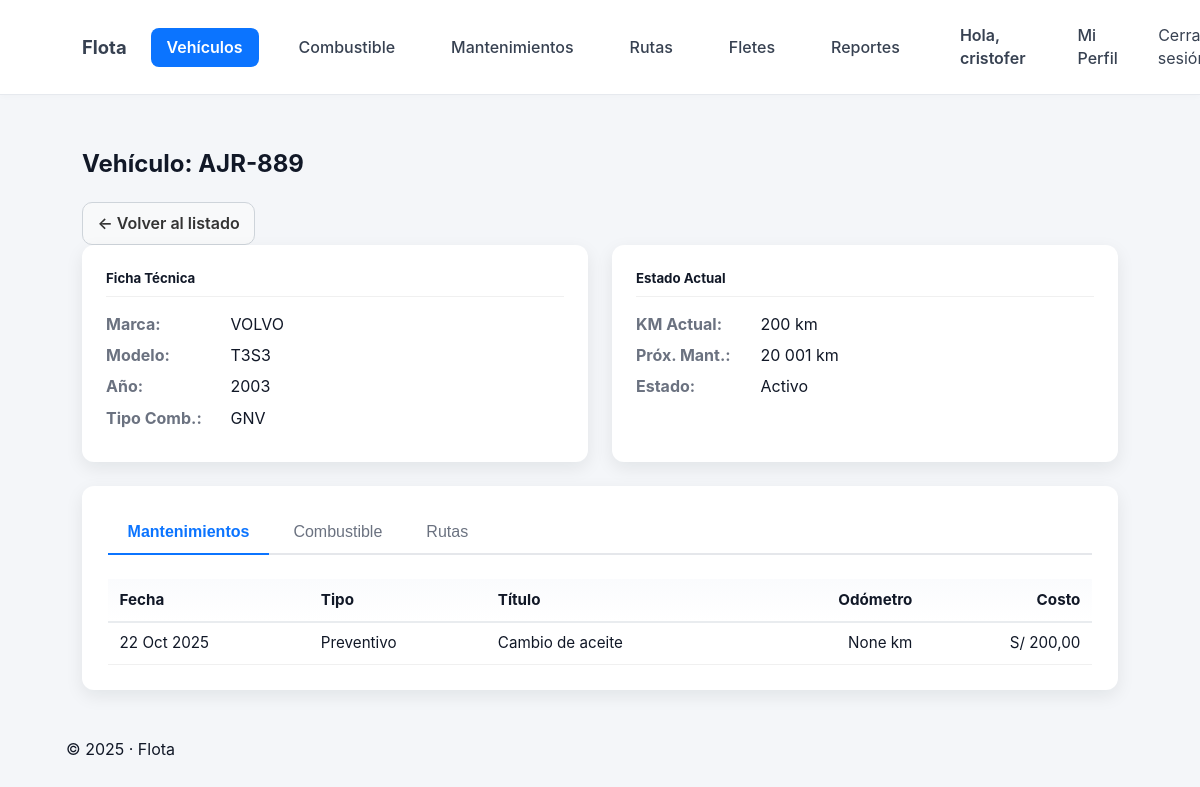
Screenshot of /vehiculos/15/ (signed in) with the database file from the repository.
### vehiculos/models.py (models this page shows, shortened)
class Vehiculo(models.Model):
    placa = models.CharField(max_length=50, unique=True)
    marca = models.CharField(max_length=50, blank=True, default='')
    modelo = models.CharField(max_length=50, blank=True, default='')
    anio = models.IntegerField(null=True, blank=True)
    combustible_tipo = models.CharField(max_length=30, blank=True, default='')
    kilometraje = models.IntegerField(default=0) # Odómetro actual
    activo = models.BooleanField(default=True)
    chofer_asignado = models.ForeignKey(
        'Perfil',
        null=True,
        blank=True,
        on_delete=models.SET_NULL,
        related_name='vehiculos'
    )
    km_para_mantenimiento = models.IntegerField(
        null=True, blank=True,
        default=5000,
        help_text="Intervalo de KM para el próximo mantenimiento (ej: 5000)"
    )
    km_proximo_mantenimiento = models.IntegerField(
        null=True, blank=True,
        default=5000,
        help_text="Odómetro del próximo mantenimiento (ej: 150000)"
    )
    mantenimiento_requerido = models.BooleanField(
        default=False,
        help_text="Marcar si el vehículo ha pasado su KM de mantenimiento"
    )
    class Meta:
        indexes = [
            models.Index(fields=['chofer_asignado']),
        ]

class Mantenimiento(models.Model):
    TIPOS_CHOICES = [
        ('preventivo', 'Preventivo'),
        ('correctivo', 'Correctivo'),
        ('otros', 'Otros'),
    ]
    vehiculo = models.ForeignKey(Vehiculo, on_delete=models.CASCADE, related_name='mantenimientos')
    fecha = models.DateField(default=timezone.now)
    odometro = models.IntegerField(null=True, blank=True, help_text="El kilometraje del vehículo CUANDO se hizo el mantenimiento")
    titulo = models.CharField(max_length=200, default='Mantenimiento')
    tipo = models.CharField(max_length=50, choices=TIPOS_CHOICES, default='preventivo')
    notas = models.TextField(blank=True, default='')
    costo = models.DecimalField(max_digits=10, decimal_places=2, null=True, blank=True, default=0.00)
    realizado_por = models.CharField(max_length=200, blank=True, default='')
    resetea_odometro = models.BooleanField(default=True, help_text="Marcar si este mantenimiento resetea el contador de KM")
    items_usados = models.ManyToManyField(
        Inventario,
        through=DetalleMantenimiento, # Le decimos que use nuestro modelo "intermediario"
        related_name='mantenimientos_asociados'
    )

### vehiculos/views.py (the view)
# urls.py: path('vehiculos/<int:pk>/', views.detalle_vehiculo, name='detalle_vehiculo'),
@login_required
def detalle_vehiculo(request, pk):
    if Vehiculo is None: return HttpResponse("Modelo Vehiculo no definido", status=500)
    user = request.user; perfil = getattr(user, 'perfil', None)
    if user.is_staff:
        vehiculo = get_object_or_404(Vehiculo, pk=pk)
    elif perfil:
        vehiculo = get_object_or_404(Vehiculo, pk=pk, chofer_asignado=perfil)
    else:
        raise Http404
    historial_mantenimientos = vehiculo.mantenimientos.all().order_by('-fecha')
    historial_combustible = vehiculo.cargas.all().select_related('chofer').order_by('-fecha')
    historial_rutas = vehiculo.ruta_set.all().select_related('chofer').order_by('-fecha')
    contexto = {
        'vehiculo': vehiculo, # Usaremos 'vehiculo' en la nueva plantilla
        'historial_mantenimientos': historial_mantenimientos,
        'historial_combustible': historial_combustible,
        'historial_rutas': historial_rutas,
    }
    return render(request, 'vehiculos/detalle_vehiculo.html', contexto)

### vehiculos/templates/vehiculos/detalle_vehiculo.html (shortened to what this page needs)
{% extends 'base.html' %}
{% load humanize %}
{% block content %}
<div class="container mt-4">
  <div class="d-flex justify-content-between align-items-center mb-3">
    <h2>Vehículo: {{ vehiculo.placa }}</h2>
    <a href="{% url 'vehiculos:listar_vehiculos' %}" class="btn btn-secondary">← Volver al listado</a>
  </div>
  <div class="profile-grid">
    <div class="profile-card">
      <h5>Ficha Técnica</h5>
      <p><strong>Marca:</strong> {{ vehiculo.marca }}</p>
      <p><strong>Modelo:</strong> {{ vehiculo.modelo }}</p>
      <p><strong>Año:</strong> {{ vehiculo.anio|default:"-" }}</p>
      <p><strong>Tipo Comb.:</strong> {{ vehiculo.combustible_tipo|default:"-" }}</p>
    </div>
    <div class="profile-card">
      <h5>Estado Actual</h5>
      <p><strong>KM Actual:</strong> {{ vehiculo.kilometraje|intcomma }} km</p>
      <p><strong>Próx. Mant.:</strong> {{ vehiculo.km_proximo_mantenimiento|intcomma }} km</p>
      <p><strong>Estado:</strong>
        {% if vehiculo.mantenimiento_requerido %}
          <span style="color: #9f1239; font-weight: bold;">Mantenimiento Requerido</span>
        {% elif vehiculo.activo %}
          Activo
        {% else %}
          Inactivo
        {% endif %}
      </p>
    </div>
  </div>
  <div class="card shadow-sm">
    <div class="card-body">
      <div class="tabs-nav">
        <button class="tab-link active" data-tab="mantenimiento">Mantenimientos</button>
        <button class="tab-link" data-tab="combustible">Combustible</button>
        <button class="tab-link" data-tab="rutas">Rutas</button>
      </div>
      <div class="tabs-content-container">
        <div id="tab-mantenimiento" class="tab-content active">
          <table class="table table-hover">
            <thead>
              <tr>
                <th>Fecha</th>
                <th>Tipo</th>
                <th>Título</th>
                <th class="th-number">Odómetro</th>
                <th class="th-number">Costo</th>
              </tr>
            </thead>
            <tbody>
              {% for mant in historial_mantenimientos %}
              <tr>
                <td>{{ mant.fecha|date:"d M Y" }}</td>
                <td>{{ mant.get_tipo_display }}</td>
                <td>{{ mant.titulo }}</td>
                <td class="td-number">{{ mant.odometro|intcomma }} km</td>
                <td class="td-number">S/ {{ mant.costo|floatformat:2|intcomma }}</td>
              </tr>
              {% empty %}
              <tr><td colspan="5" class="text-center">Este vehículo no tiene historial de mantenimientos.</td></tr>
              {% endfor %}
            </tbody>
          </table>
        </div>
      </div>
    </div>
  </div>
</div>
{% endblock %}

### vehiculos/templates/base.html (shortened to what this page needs)
{% load static %}
<!doctype html>
<html lang="es">
<head>
  <link rel="stylesheet" href="{% static 'css/styles.css' %}">
</head>
<body>
  <header class="topbar">
    <div class="container topbar-inner">
      <nav>
        <a class="brand" href="{% url 'vehiculos:dashboard' %}">Flota</a>
        {% if user.is_authenticated %}
          {% with view_name=request.resolver_match.url_name %}
            <a class="nav-link {% if view_name == 'listar_vehiculos' or view_name == 'agregar_vehiculo' or view_name == 'detalle_vehiculo' or view_name == 'editar_vehiculo' %}active{% endif %}"
               href="{% url 'vehiculos:listar_vehiculos' %}">Vehículos</a>
            <a class="nav-link {% if view_name == 'lista_cargas' or view_name == 'nueva_carga' or view_name == 'detalle_carga' %}active{% endif %}"
               href="{% url 'vehiculos:lista_cargas' %}">Combustible</a>
            {% if request.user.is_staff or request.user.perfil.rol != 'chofer' %}
              <a class="nav-link {% if view_name == 'lista_mantenimientos' or view_name == 'registrar_mantenimiento' or view_name == 'detalle_mantenimiento' %}active{% endif %}"
                 href="{% url 'vehiculos:lista_mantenimientos' %}">Mantenimientos</a>
            {% endif %}
            <a class="nav-link {% if view_name == 'lista_rutas' or view_name == 'planificar_ruta' or view_name == 'detalle_ruta' %}active{% endif %}"
               href="{% url 'vehiculos:lista_rutas' %}">Rutas</a>
            {% if request.user.is_staff or request.user.perfil.rol != 'chofer' %}
              <a class="nav-link {% if view_name == 'lista_fletes' or view_name == 'crear_flete' %}active{% endif %}"
                 href="{% url 'vehiculos:lista_fletes' %}">Fletes</a>
            {% endif %}
            {% if request.user.is_staff or request.user.perfil.rol != 'chofer' %}
              <a class="nav-link {% if view_name == 'reporte_consumo' %}active{% endif %}"
                 href="{% url 'vehiculos:reporte_consumo' %}">Reportes</a>
            {% endif %}
          </nav>
          <nav>
            <div class="user-block">
              <span class="user">Hola, {{ user.username }}</span>
              <a class="nav-link {% if view_name == 'mi_perfil' %}active{% endif %}"
                 href="{% url 'vehiculos:mi_perfil' %}">Mi Perfil</a>
              <form method="post" action="{% url 'logout' %}" style="display:inline;margin:0;">
                <button type="submit" class="logout-button">
                  Cerrar sesión
                </button>
              </form>
            </div>
          {% endwith %}
        {% else %}
          <a class="nav-link" href="{% url 'vehiculos:signup' %}">Registro</a>
          <a class="nav-link" href="{% url 'login' %}">Iniciar sesión</a>
        {% endif %}
      </nav>
    </div>
  </header>
  <main class="container">
    {% block content %}{% endblock %}
  </main>
  <footer class="footer">
    <div class="container">
      {% load tz %}
      {% timezone "America/Lima" %}
         &copy; {% now "Y" %} · Flota
      {% endtimezone %}
    </div>
  </footer>
</body>
</html>

### static/css/styles.css (style rules this page uses)
:root { --bg: #f4f6f9; --card: #ffffff; --muted: #6b7280; --primary: #0b74ff; --accent: #2b9af3; --radius: 12px; --container: 1100px; --shadow: 0 6px 18px rgba(12, 20, 30, 0.08); --glass: linear-gradient(180deg, rgba(255, 255, 255, 0.9), rgba(250, 250, 250, 0.9)); }
* { box-sizing: border-box; }
body { margin: 0; font-family: Inter, "Segoe UI", Roboto, Arial, sans-serif; background: var(--bg); color: #111827; -webkit-font-smoothing: antialiased; -moz-osx-font-smoothing: grayscale; line-height: 1.45; }
.container { max-width: var(--container); margin: 0 auto; padding: 1rem; }
.topbar { background: #fff; border-bottom: 1px solid #e6e9ee; box-shadow: 0 2px 6px rgba(8, 10, 20, 0.02); }
.topbar .container, .topbar-inner { display: flex; align-items: center; justify-content: space-between; gap: 1rem; }
.brand { display: inline-block; font-weight: 700; font-size: 1.15rem; color: var(--primary); text-decoration: none; }
.topbar nav { display: flex; align-items: center; gap: 0.75rem; }
.topbar nav a, .topbar nav .user { margin-left: 1rem; color: #374151; text-decoration: none; display: inline-block; }
.nav-link { color: #374151; text-decoration: none; padding: 0.35rem 0.6rem; border-radius: 8px; }
.topbar .user { color: #374151; font-weight: 600; }
.btn { display: inline-block; padding: 0.55rem 0.9rem; border-radius: 10px; text-decoration: none; font-weight: 600; border: 1px solid transparent; cursor: pointer; transition: transform 0.12s ease, opacity 0.12s ease; }
.btn-secondary { background: #f8f9fa; color: #333; border-color: #ced4da; }
.card { background: var(--card); border-radius: var(--radius); padding: 1.6rem; box-shadow: var(--shadow); max-width: 100%; }
.table { width: 100%; border-collapse: collapse; font-family: inherit; }
.table thead th { text-align: left; font-size: 0.95rem; padding: 0.6rem 0.75rem; border-bottom: 2px solid #e9ecef; background: linear-gradient(180deg, #fafbfd, #fff); }
.table tbody td { padding: 0.6rem 0.75rem; border-bottom: 1px solid #f0f0f0; vertical-align: middle; font-size: 0.95rem; }

### vehiculos/templates/base.html (style rules this page uses)
:root { --primary-color: #0b74ff; --primary-color-text: #ffffff; --hover-bg: #f3f4f6; --text-color: #374151; --text-color-light: #6b7280; }
.topbar-inner { display: flex; justify-content: space-between; align-items: center; width: 100%; }
.topbar nav { display: flex; align-items: center; gap: 0.5rem; }
.topbar nav .nav-link { padding: 8px 16px; border-radius: 8px; text-decoration: none; font-weight: 500; color: var(--text-color); transition: background-color 0.2s ease, color 0.2s ease; }
.topbar nav .nav-link.active { background-color: var(--primary-color); color: var(--primary-color-text); font-weight: 600; }
.user-block { display: flex; align-items: center; gap: 0.5rem; margin-left: auto; }
.user-block .user { font-weight: 600; color: var(--text-color); padding: 8px 12px; }
.logout-button { padding: 8px 16px; border-radius: 8px; font-weight: 500; color: var(--text-color); background: none; border: none; cursor: pointer; font: inherit; text-decoration: none; transition: background-color 0.2s ease, color 0.2s ease; }

### vehiculos/templates/vehiculos/detalle_vehiculo.html (style rules this page uses)
.profile-grid { display: grid; grid-template-columns: 1fr 1fr; gap: 1.5rem; margin-bottom: 1.5rem; }
.profile-card { background: var(--card, #fff); padding: 1.5rem; border-radius: var(--radius, 12px); box-shadow: var(--shadow, 0 6px 18px rgba(12, 20, 30, 0.08)); }
.profile-card h5 { margin-top: 0; margin-bottom: 1rem; border-bottom: 1px solid #f0f0f0; padding-bottom: 0.5rem; }
.profile-card p { margin: 0 0 0.5rem 0; }
.profile-card strong { color: var(--text-color-light, #6b7280); min-width: 120px; display: inline-block; }
.tabs-nav { display: flex; gap: 0.25rem; border-bottom: 2px solid #e5e7eb; margin-bottom: 1.5rem; }
.tab-link { padding: 0.75rem 1.25rem; background: none; border: none; border-bottom: 2px solid transparent; cursor: pointer; font-size: 1rem; font-weight: 500; color: var(--text-color-light, #6b7280); margin-bottom: -2px; }
.tab-link.active { border-color: var(--primary-color, #0b74ff); color: var(--primary-color, #0b74ff); font-weight: 600; }
.tab-content { display: none; }
.tab-content.active { display: block; }
.table th.th-number, .table td.td-number { text-align: right; }

### rows the page displays
Vehiculo: placa "AJR-889", marca "VOLVO", modelo "T3S3", anio "2003", combustible_tipo "GNV", kilometraje "200", km_proximo_mantenimiento "20 001"
Mantenimiento: fecha "22 Oct 2025", tipo "Preventivo", titulo "Cambio de aceite", odometro "None", costo "200,00"

### other values shown
{{ user.username }} "cristofer"
